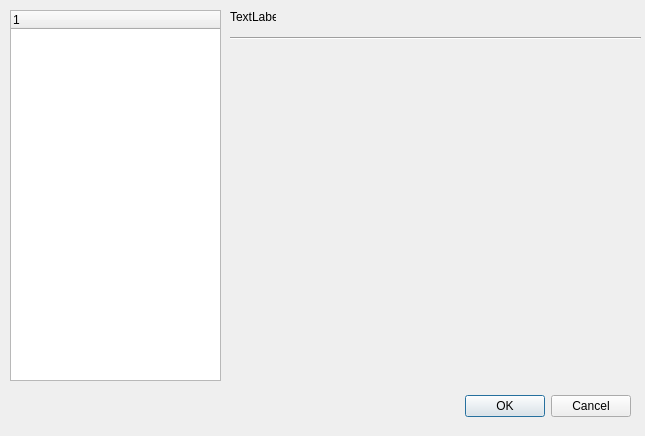
<?xml version="1.0" encoding="UTF-8"?>
<ui version="4.0">
 <class>ConfigurationDialog</class>
 <widget class="QDialog" name="ConfigurationDialog">
  <property name="geometry">
   <rect>
    <x>0</x>
    <y>0</y>
    <width>645</width>
    <height>436</height>
   </rect>
  </property>
  <property name="windowTitle">
   <string>Dialog</string>
  </property>
  <widget class="QDialogButtonBox" name="buttonBox">
   <property name="geometry">
    <rect>
     <x>290</x>
     <y>390</y>
     <width>341</width>
     <height>32</height>
    </rect>
   </property>
   <property name="orientation">
    <enum>Qt::Horizontal</enum>
   </property>
   <property name="standardButtons">
    <set>QDialogButtonBox::Cancel|QDialogButtonBox::Ok</set>
   </property>
  </widget>
  <widget class="QTreeWidget" name="treeWidget">
   <property name="geometry">
    <rect>
     <x>10</x>
     <y>10</y>
     <width>211</width>
     <height>371</height>
    </rect>
   </property>
   <column>
    <property name="text">
     <string notr="true"/>
    </property>
   </column>
  </widget>
  <widget class="Line" name="line">
   <property name="geometry">
    <rect>
     <x>230</x>
     <y>30</y>
     <width>411</width>
     <height>16</height>
    </rect>
   </property>
   <property name="orientation">
    <enum>Qt::Horizontal</enum>
   </property>
  </widget>
  <widget class="QLabel" name="label">
   <property name="geometry">
    <rect>
     <x>230</x>
     <y>10</y>
     <width>46</width>
     <height>13</height>
    </rect>
   </property>
   <property name="text">
    <string>TextLabel</string>
   </property>
  </widget>
 </widget>
 <tabstops>
  <tabstop>buttonBox</tabstop>
 </tabstops>
 <resources/>
 <connections>
  <connection>
   <sender>buttonBox</sender>
   <signal>accepted()</signal>
   <receiver>ConfigurationDialog</receiver>
   <slot>accept()</slot>
   <hints>
    <hint type="sourcelabel">
     <x>248</x>
     <y>254</y>
    </hint>
    <hint type="destinationlabel">
     <x>157</x>
     <y>274</y>
    </hint>
   </hints>
  </connection>
  <connection>
   <sender>buttonBox</sender>
   <signal>rejected()</signal>
   <receiver>ConfigurationDialog</receiver>
   <slot>reject()</slot>
   <hints>
    <hint type="sourcelabel">
     <x>316</x>
     <y>260</y>
    </hint>
    <hint type="destinationlabel">
     <x>286</x>
     <y>274</y>
    </hint>
   </hints>
  </connection>
 </connections>
</ui>
